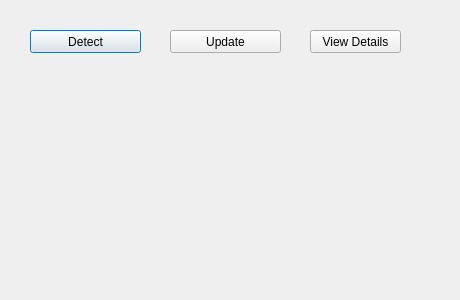
<?xml version="1.0" encoding="UTF-8"?>
<ui version="4.0">
 <class>Dialog</class>
 <widget class="QDialog" name="Dialog">
  <property name="geometry">
   <rect>
    <x>0</x>
    <y>0</y>
    <width>460</width>
    <height>300</height>
   </rect>
  </property>
  <property name="windowTitle">
   <string>Dialog</string>
  </property>
  <widget class="QPushButton" name="detect_button">
   <property name="geometry">
    <rect>
     <x>30</x>
     <y>30</y>
     <width>111</width>
     <height>23</height>
    </rect>
   </property>
   <property name="text">
    <string>Detect</string>
   </property>
  </widget>
  <widget class="QPushButton" name="updateButton">
   <property name="geometry">
    <rect>
     <x>170</x>
     <y>30</y>
     <width>111</width>
     <height>23</height>
    </rect>
   </property>
   <property name="text">
    <string>Update</string>
   </property>
  </widget>
  <widget class="QPushButton" name="viewDetails">
   <property name="geometry">
    <rect>
     <x>310</x>
     <y>30</y>
     <width>91</width>
     <height>23</height>
    </rect>
   </property>
   <property name="text">
    <string>View Details</string>
   </property>
  </widget>
 </widget>
 <resources/>
 <connections/>
</ui>
